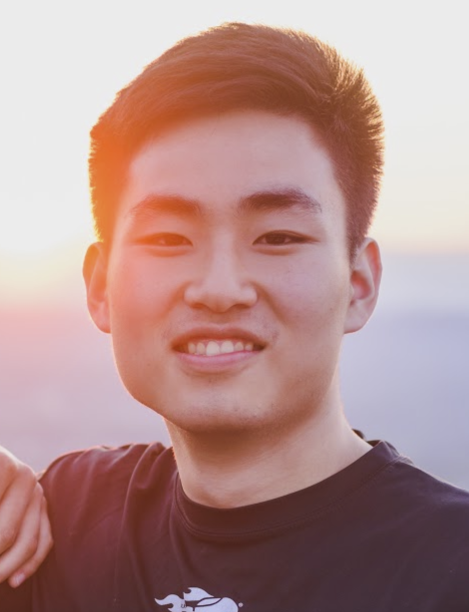
#> input picture ImageEditing/Profpic3.png, 938 x 1224 px (shown at 1/2 size)
$ python graphics.py
#> lines starting #> are read from the running program, lines starting #| are printed output that depends on the picture
import sys
import numpy as np
import math
#import urllib.request as ur
import cv2
#import Image

def makegray(image):
   for x in range(image.shape[0]):
      for y in range(image.shape[1]):
         pixel=image[x,y]
         graycolor= 0.3*pixel[0]+0.59*pixel[1]+0.11*pixel[2]
         image[x,y]=[graycolor,graycolor,graycolor]
   return image


def makeblur(image):
   copied=image.copy()
   temp=image.copy()
   h=image.shape[0]
   w=image.shape[1]
   for x in range(1,h-2):
      for y in range(1,w-2):
         r=(1.0/16) *(4*image[x,y][0] +2*image[x,y-1][0] +2*image[x,y+1][0] +2*image[x+1,y][0] +2*image[x-1,y][0]+image[x-1,y-1][0]+image[x+1,y-1][0]+image[x-1,y+1][0]+image[x+1,y+1][0])
         g=(1.0/16) *(4*image[x,y][1] +2*image[x,y-1][1]+2*image[x,y+1][1]+2*image[x+1,y][1]+2*image[x-1,y][1]+image[x-1,y-1][1]+image[x+1,y-1][1]+image[x-1,y+1][1]+image[x+1,y+1][1])
         b=(1.0/16) *(4*image[x,y][2] +2*image[x,y-1][2]+2*image[x,y+1][2]+2*image[x+1,y][2]+2*image[x-1,y][2]+image[x-1,y-1][2]+image[x+1,y-1][2]+image[x-1,y+1][2]+image[x+1,y+1][2])
         copied[x,y]=[r,g,b]
   return copied

def makeedge(image,threshold):
   copied=image.copy()
   h=image.shape[0]
   w=image.shape[1]
   for x in range(1,h-2):
      for y in range(1,w-2):
         gx=(-2*image[x,y-1][0] +2*image[x,y+1][0] +(-1)*image[x-1,y-1][0]+(-1)*image[x+1,y-1][0]+image[x-1,y+1][0]+image[x+1,y+1][0])
         gy=(2*image[x+1,y][1]+(-2)*image[x-1,y][1]+(-1)*image[x-1,y-1][1]+image[x+1,y-1][1]+(-1)*image[x-1,y+1][1]+image[x+1,y+1][1])
         gxt=gx*gx
         gyt=gy*gy
         g=math.sqrt(gxt+gyt)
         if g>threshold:
            copied[x,y] = [0,0,0]
         else:
            copied[x,y] = [255,255,255]
   return copied

# [457 lines left out: functions makecanny, detectCircle, calcG, adj, makecanny2, makeCircle and 1 more, not called in this run]

def main():
   file1 = "Profpic3.png"
   sub=cv2.imread(file1)
#> sub is the input picture: shape (1224, 938, 3); mean B, G, R 141.1, 143.6, 178.4
   listed=["1","2","3","4","5","6","7","8","9","0"]
   numbers=set(listed)
   t=150
   t2=200
   if(len(sys.argv)>1):
      value = sys.argv[1]
      if value[0] in numbers:
         t= int(value)
      elif value[0,5]=="www.":
         urlstring=""
         resp=urllib.request.urlopen(urlstring)
         sub=np.asarray(bytearray(resp.read()),dtype="uint8")
         sub=cv2.imdecode(sub,CV2.IMREAD_COLOR)
      else:
         file1=value
         sub=cv2.imread(file1)

   image= cv2.resize(sub, (0,0), fx=0.4, fy=0.4 )
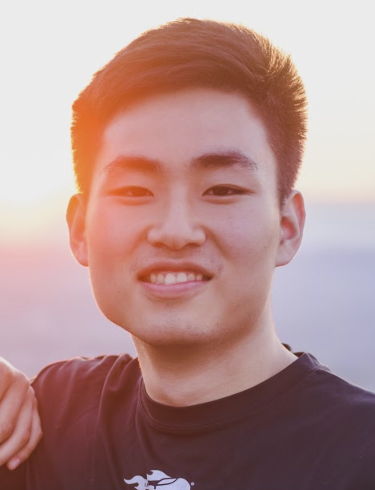
#> image: shape (490, 375, 3); mean B, G, R 141, 143.5, 178.3
   cv2.imshow('Image',image)
   k=0
   print ("Note: r= original, g= grayscale, b= blur, e= edge, o= canny, k=canny2, c=circle, l=line, esc= exit")
   imagetemp=image.copy()
   while k != 27:
      k=cv2.waitKey(0)
#> (key e is pressed here)
      if k==27:
         cv2.destroyAllWindows()
      elif k == ord('r'):
         cv2.imshow('Image',imagetemp)
         image=imagetemp.copy()
      elif k== ord('g'):
         image = makegray(image)
         cv2.imshow('Image',image)
      elif k== ord('b'):
         image=makegray(image)
         image=makeblur(image)
         cv2.imshow('Image',image)
      elif k==ord('e'):
         image=makegray(image)
#> after the loop in makegray, `for x in range(image.shape[0]):`:
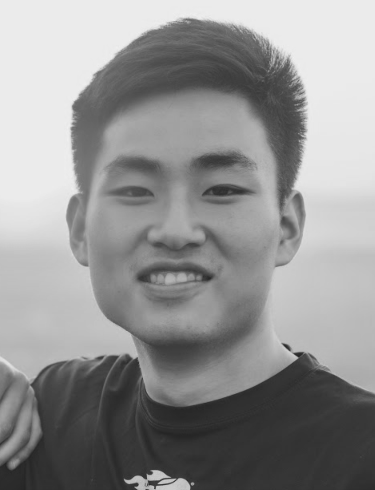
#> image: shape (490, 375, 3); min 36, max 239, mean 146.2
         image=makeblur(image)
         image=makeedge(image, t)
#> after the loop in makeedge, `for x in range(1,h-2):`:
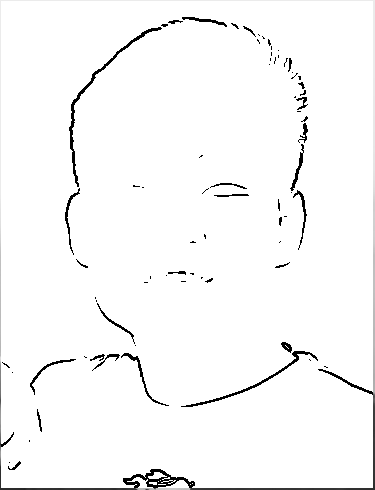
#> copied: shape (490, 375, 3); min 0, max 255, mean 248.4
         cv2.imshow('Image',image)
      elif k==ord('o'):
         image=makegray(image)
         image=makeblur(image)
         image=makecanny(image,t2)
         cv2.imshow('Image',image)
      elif k==ord('k'):
         image=makegray(image)
         image=makeblur(image)
         image,blah=makecanny2(image,t,t2)
         #image=cv2.Canny(image,t,t2)
         cv2.imshow('Image',image)
         print (image)
      elif k==ord("c"):
         image=makegray(image)
         image=makeblur(image)
         temp,listA =makecanny2(image,t,t2)
         image, datadict=makeCircle(image, listA)
         list=[135,164,50,76,106]
         for points in datadict:
            for objs in datadict[points[0],points[1]]:
               cv2.circle(image,(points[1],points[0]),objs,(0,0,0))
         cv2.imshow('Image',image)
      elif k==ord("l"):

         image=makegray(image)
         image=makeblur(image)
         image,listA =makecanny2(image,t,t2)
         edges=255-cv2.Canny(image,t,t2)
         sign,image1=makeline(image,listA)
         image=imagetemp.copy()

         grayimage = cv2.cvtColor(image, cv2.COLOR_BGR2GRAY)
         cannyimage = cv2.Canny(grayimage, 100, 150)

         lines = cv2.HoughLines(cannyimage, 1, math.pi/180.0, 106, np.array([]), 0, 0)
         a,b,c = lines.shape
         for i in range(a):
            val = lines[i][0][0]
            angle = lines[i][0][1]
            a = math.cos(angle)
            b = math.sin(angle)
            x0, y0 = a*val, b*val
            pt1 = ( int(x0+1000*(-b)), int(y0+1000*(a)) )
            pt2 = ( int(x0-1000*(-b)), int(y0-1000*(a)) )
            cv2.line(grayimage, pt1, pt2, (0, 0, 255), 2, cv2.LINE_AA)
         cv2.imshow('Image',grayimage)
         print("Done")
main()
